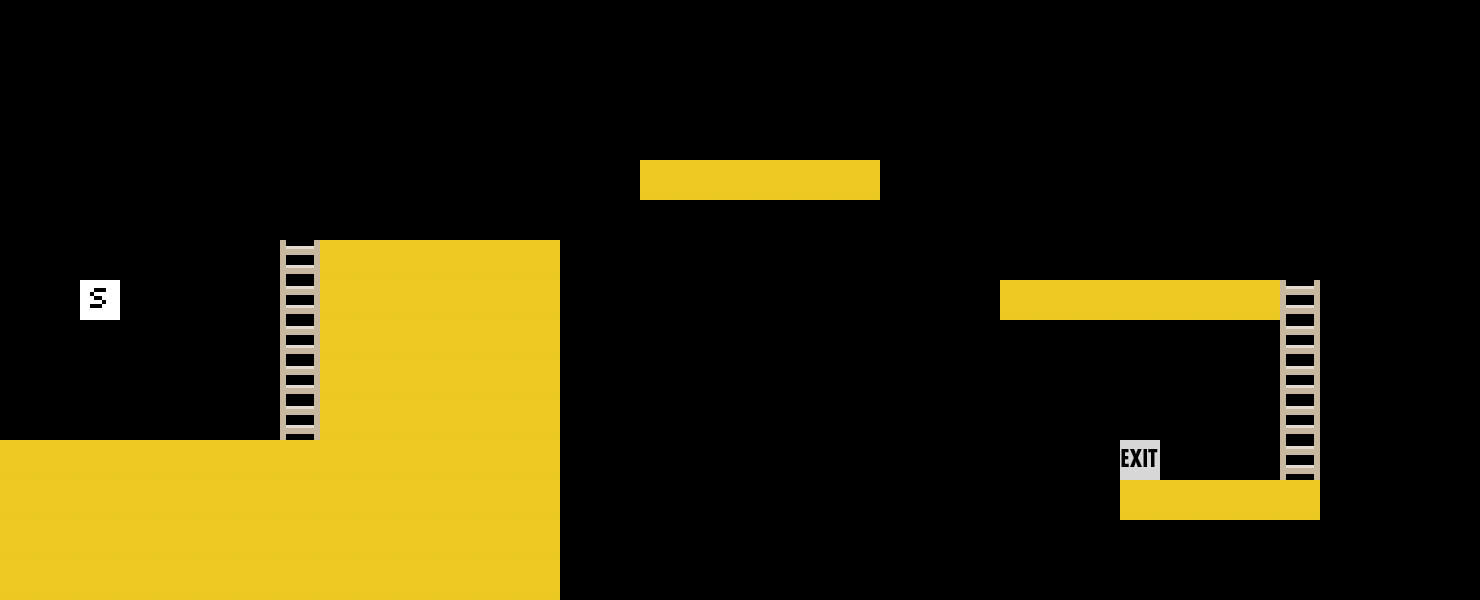

This is a level from a 2D game, rendered from its Tiled map with the project's own tilesets. A one-line summary and the map file follow, with tile-layer data summarised:
An orthogonal 37x15 tile map with 40x40 px tiles, 2 tile layers (art, data).

<map version="1.0" orientation="orthogonal" width="37" height="15" tilewidth="40" tileheight="40">
 <tileset firstgid="1" name="tileset" tilewidth="40" tileheight="40">
  <image source="../tileset.png" width="200" height="200" />
 </tileset>
 <layer name="art" width="37" height="15">
  <data>[555 cells, 115 non-empty, 3 distinct tile ids]</data>
 </layer>
 <layer name="data" width="37" height="15">
  <data>[555 cells, 1 non-empty, 1 distinct tile ids]</data>
 </layer>
</map>
